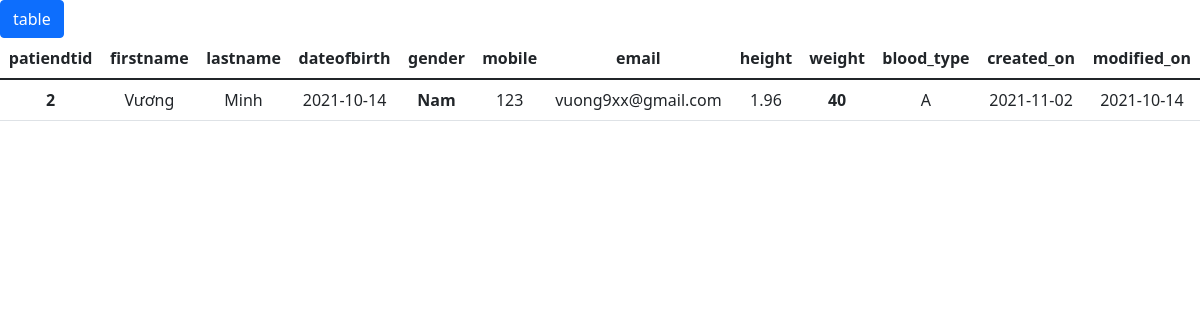
The app's page /details.php?id=2 with its own data.
### tables this page shows
CREATE TABLE `patient` (
  `patiendtid` int(11) NOT NULL,
  `firstname` varchar(100) DEFAULT NULL,
  `lastname` varchar(100) DEFAULT NULL,
  `dateofbirth` date DEFAULT NULL,
  `gender` tinyint(2) DEFAULT NULL,
  `mobile` char(20) DEFAULT NULL,
  `email` varchar(100) DEFAULT NULL,
  `height` float DEFAULT NULL,
  `weight` float DEFAULT NULL,
  `blood_type` varchar(100) DEFAULT NULL,
  `created_on` date DEFAULT NULL,
  `modified_on` date DEFAULT NULL
);

### src/details.php (the view, shortened to what this page needs)
<?php include('./config.php') ?>
<!DOCTYPE html>
<html lang="en">
<head>
    <link href="https://cdn.jsdelivr.net/npm/bootstrap@5.1.3/dist/css/bootstrap.min.css" rel="stylesheet">
</head>
<body>
    <a href="./index.php"> <button type="button" class="btn btn-primary">table</button></a>
    <div class=" text-center">
        <table class="table">
            <thead>
                <tr>
                    <th scope="col">patiendtid </th>
                    <th scope="col">firstname</th>
                    <th scope="col">lastname</th>
                    <th scope="col">dateofbirth</th>
                    <th scope="col">gender </th>
                    <th scope="col">mobile</th>
                    <th scope="col">email</th>
                    <th scope="col">height</th>
                    <th scope="col">weight </th>
                    <th scope="col">blood_type</th>
                    <th scope="col">created_on</th>
                    <th scope="col">modified_on</th>
                </tr>
            </thead>
            <tbody>
                <?php
                if (isset($_GET['id'])) {
                    $id = $_GET['id'];
                    $sql = "select * from patient where patiendtid = '$id'";
                    $rs = mysqli_query($con, $sql);
                    if (mysqli_num_rows($rs) > 0) {
                        while ($row = mysqli_fetch_assoc($rs)) { ?>
                            <tr>
                                <th><?php echo $row['patiendtid'] ?></th>
                                <td><?php echo $row['firstname'] ?></td>
                                <td><?php echo $row['lastname'] ?></td>
                                <td><?php echo $row['dateofbirth'] ?></td>
                                <th><?php if ($row['gender'] == 1) {
                                        echo "Nam";
                                    } else if ($row['gender'] == 0) {
                                        echo "Nữ";
                                    } ?></th>
                                <td><?php echo $row['mobile'] ?></td>
                                <td><?php echo $row['email'] ?></td>
                                <td><?php echo $row['height'] ?></td>
                                <th><?php echo $row['weight'] ?></th>
                                <td><?php echo $row['blood_type'] ?></td>
                                <td><?php echo $row['created_on'] ?></td>
                                <td><?php echo $row['modified_on'] ?></td>
                            </tr>
                <?php
                        }
                    }
                }
                ?>
    </div>
</body>
</html>

### records on screen
patient: patiendtid "2", firstname "Vương", lastname "Minh", dateofbirth "2021-10-14", gender "Nam", mobile "123", email "vuong9xx@gmail.com", height "1.96", weight "40", blood_type "A", created_on "2021-11-02", modified_on "2021-10-14"
